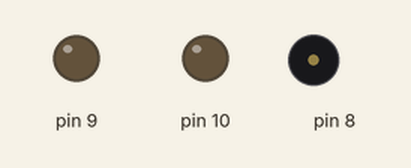
Simulated run of this sketch. Board: Arduino Uno, built with avr-gcc and run on an emulated ATmega328P. Shown: output pins drawn as LEDs (lit = HIGH), buzzer (waves = sounding).

Above: at 1.5 s.
At 11.17 s:
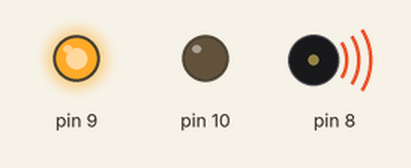
At 19.9 s:
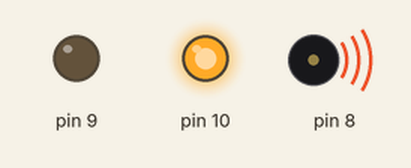
Timing chart, 0 to 27.1 s (numbered marks = the images above):
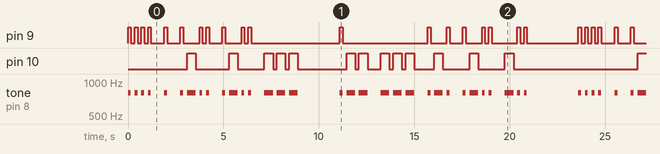

Measured:
- by itself, pin 9, pin 10: moves between LOW and HIGH, repeating every 23.6 s
- by itself, tone on pin 8: plays 800 Hz for 0.15 s, 800 Hz for 0.15 s, 800 Hz for 0.15 s, 800 Hz for 0.15 s, 800 Hz for 0.15 s, 800 Hz for 0.15 s … (178 notes in this stretch)

The sketch:

morse_code_led.ino
```cpp
void setup() {
  pinMode(9,OUTPUT);
  pinMode(10,OUTPUT);
}
// dot= short beep + red led
void dot() {
  tone(8,800);
  digitalWrite(9,HIGH);
  delay(150);
  digitalWrite(9,LOW);
  noTone(8);
  delay(200);
}
// line= long beep + green led
void line() {
  tone(8,800);
  digitalWrite(10,HIGH);
  delay(450);
  digitalWrite(10,LOW);
  noTone(8);
  delay(200);
}
void letterA() { dot(); line(); }
void letterB() { line(); dot(); dot(); dot(); }
void letterC() { line(); dot(); line(); dot(); }
void letterD() { line(); dot(); dot(); }
void letterE() { dot(); }
void letterF() { dot(); dot(); line(); dot(); }
void letterG() { line(); line(); dot(); }
void letterH() { dot(); dot(); dot(); dot(); }
void letterI() { dot(); dot(); }
void letterJ() { dot(); line(); line(); line(); }
void letterK() { line(); dot(); line(); }
void letterL() { dot(); line(); dot(); dot(); }
void letterM() { line(); line(); }
void letterN() { line(); dot(); }
void letterO() { line(); line(); line(); }
void letterP() { dot(); line(); line(); dot(); }
void letterQ() { line(); line(); dot(); line(); }
void letterR() { dot(); line(); dot(); }
void letterS() { dot(); dot(); dot();}
void letterT() { line(); }
void letterU() { dot(); dot(); line(); }
void letterV() { dot(); dot(); dot(); line(); }
void letterW() { dot(); line(); line(); }
void letterX() { line(); dot(); dot(); line(); }
void letterY() { line(); dot(); line(); line(); }
void letterZ() { line(); line();dot(); dot(); }
void loop() {
  letterH();
  delay(500);
  letterE();
  delay(500);
  letterL();
  delay(500);
  letterL();
  delay(500);
  letterO();
  delay(500);
  delay(1500);
  letterW();
  delay(500);
  letterO();
  delay(500);
  letterR();
  delay(500);
  letterL();
  delay(500);
  letterD();
  delay(500);
  delay(2000);
}
```
